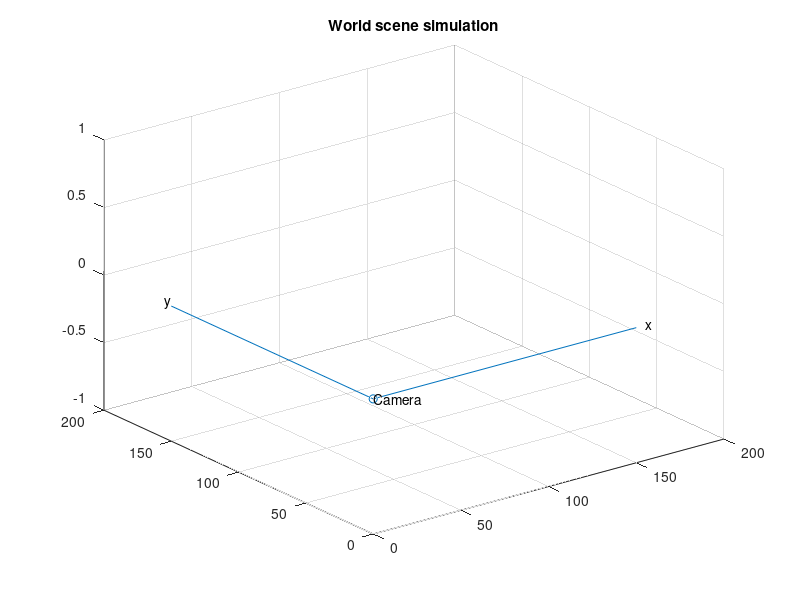

Recreate this plot in MATLAB. (Note: this script raises an error after producing the figure.)

%Part 3
% Step 12
% camera coordinate system origin at 0 0 0;
figure, scatter3(0,0,0,'b.'), hold on, title('World scene simulation'); 
%axis vis3d; % uncomment this to keep aspect ratio
text(0, 0, 0, 'Camera');
% draw x and y axis of camera coord system;
line([0, 150], [0 0], [0 0]); text(155, 0, 0, 'x');
line([0, 0], [0 150], [0 0]); text(0, 155, 0, 'y');
% define world coordinate system axis definition;
WorldCoord = [100 0 0; 0 100 0; 0 0 100; 1 1 1];
% World coordinate origin with respect to camera coord system;
Wcenter= E*[0;0;0;1];
% world coord system with respect to camera
WorldCoord2Cam = E*WorldCoord;
% draw world coordinate system axis and give labels;
line([Wcenter(1) WorldCoord2Cam(1, 1)],[Wcenter(2) WorldCoord2Cam(2, 1)],[Wcenter(3) WorldCoord2Cam(3, 1)]);
line([Wcenter(1) WorldCoord2Cam(1, 2)],[Wcenter(2) WorldCoord2Cam(2, 2)],[Wcenter(3) WorldCoord2Cam(3, 2)]);
line([Wcenter(1) WorldCoord2Cam(1, 3)],[Wcenter(2) WorldCoord2Cam(2, 3)],[Wcenter(3) WorldCoord2Cam(3, 3)]);
text(Wcenter(1), Wcenter(2), Wcenter(3), 'World Coordinate System');
text(WorldCoord2Cam(1, 1), WorldCoord2Cam(2, 1), WorldCoord2Cam(3, 1), 'X');
text(WorldCoord2Cam(1, 2), WorldCoord2Cam(2, 2), WorldCoord2Cam(3, 2), 'Y');
text(WorldCoord2Cam(1, 3), WorldCoord2Cam(2, 3), WorldCoord2Cam(3, 3), 'Z');

% 3D point coordinates with respect to camera;
World2Cam = E*randmatrix;
% plot them;
scatter3(World2Cam(1,:), World2Cam(2,:), World2Cam(3,:), 'ro');

% define image plane with size 640x480
imagePlane = [
        -320, 320, 320, -320, -320;
         240, 240,-240, -240, 240;
         f, f, f, f, f
    ];
% convert from pixels to mm.
ku = -au/f;
kv = -av/f;
imagePlane(1,:) = imagePlane(1,:)/ku;
imagePlane(2,:) = imagePlane(2,:)/kv;
% plot the image plane.
plot3(imagePlane(1,:), imagePlane(2,:), imagePlane(3,:), 'b-');

% projNorm - are the pixels on the image plane.
RD = zeros(2, pN);
RD(1,:) = u0;
RD(2,:) = v0;
% convert 2d point coordinates on image plane into focal point
RD(1,:) = RD(1,:) - projNorm(1,:);
RD(2,:) = RD(2,:) - projNorm(2,:);
% ku = -au/f;
% kv = -av/f;
CU = zeros(3, pN);
% convert 2d coordinates into 3d points with respect to the camera
CU(1,:) = RD(1,:)/ku;
CU(2,:) = RD(2,:)/kv;
CU(3,:) = f;
% plot them
scatter3(CU(1,:), CU(2,:), CU(3,:), 'r.');

% rays from 3d points to camera center
for i = 1:pN
    line([0 World2Cam(1,i)], [0 World2Cam(2,i)], [0 World2Cam(3,i)]);
end;